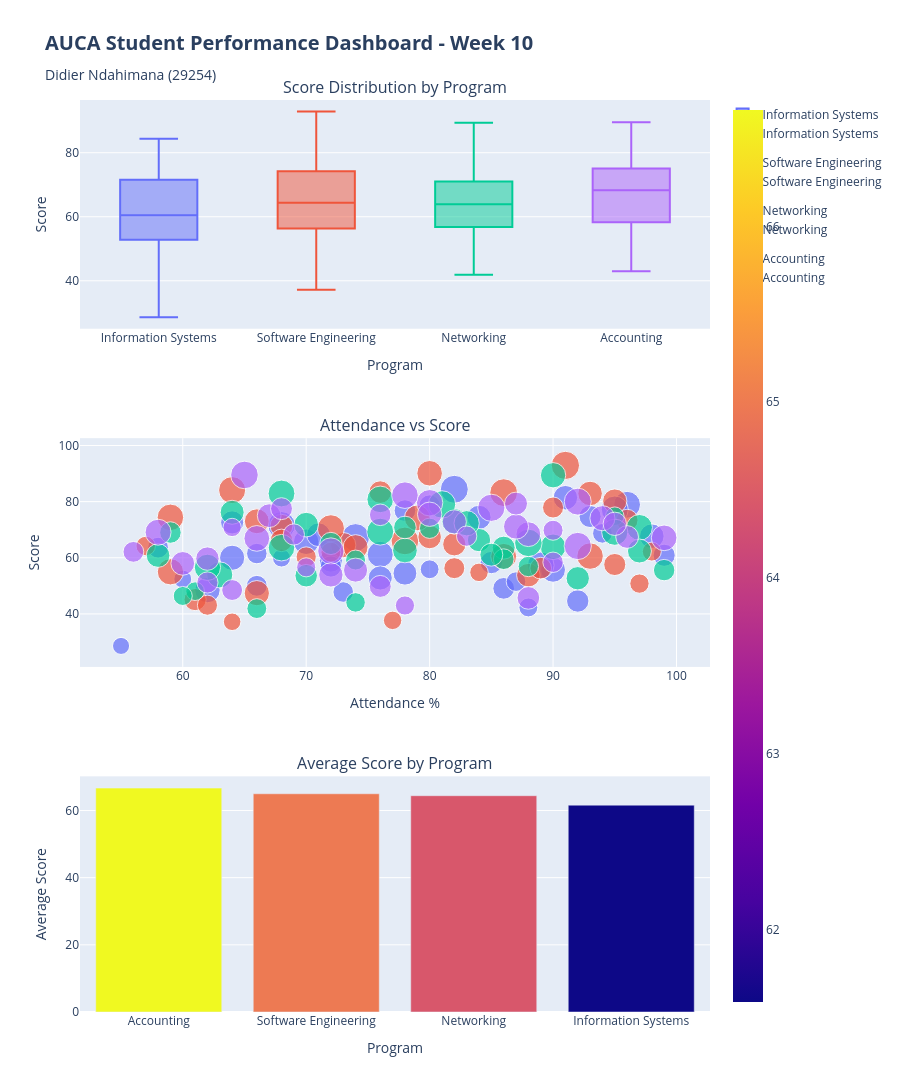

Here is the notebook cell this chart was saved with:
### Markdown cell above
## Part 5: Plotly Dashboard (7 marks)
Create an interactive dashboard with 3 charts and save as HTML

### Code cell
# Create Plotly Dashboard with 3 charts

# Chart 1: Score distribution by program
fig1 = px.box(df, x='program', y='score', color='program',
              title='Score Distribution by Program',
              labels={'score': 'Final Score', 'program': 'Program'})
fig1.update_layout(showlegend=False)

# Chart 2: Attendance vs Score scatter plot
fig2 = px.scatter(df, x='attendance_pct', y='score', 
                  color='program', size='assignments_avg',
                  title='Attendance vs Score (size = assignments average)',
                  labels={'attendance_pct': 'Attendance %', 'score': 'Final Score'},
                  hover_data=['name', 'quiz_avg', 'assignments_avg'])

# Chart 3: Average scores by program
avg_scores = df.groupby('program')['score'].mean().reset_index()
avg_scores = avg_scores.sort_values('score', ascending=False)
fig3 = px.bar(avg_scores, x='program', y='score', 
              color='score', 
              title='Average Score by Program',
              labels={'score': 'Average Score', 'program': 'Program'},
              color_continuous_scale='Viridis')

# Create combined dashboard
from plotly.subplots import make_subplots

dashboard = make_subplots(
    rows=3, cols=1,
    subplot_titles=('Score Distribution by Program', 
                    'Attendance vs Score',
                    'Average Score by Program'),
    row_heights=[0.33, 0.33, 0.34],
    vertical_spacing=0.12
)

# Add traces from each figure
for trace in fig1.data:
    dashboard.add_trace(trace, row=1, col=1)

for trace in fig2.data:
    dashboard.add_trace(trace, row=2, col=1)

for trace in fig3.data:
    dashboard.add_trace(trace, row=3, col=1)

# Update layout
dashboard.update_layout(
    height=1400,
    title_text="<b>AUCA Student Performance Dashboard - Week 10</b><br><sub>Didier Ndahimana (29254)</sub>",
    title_font_size=20,
    showlegend=True
)

# Update axes labels
dashboard.update_xaxes(title_text="Program", row=1, col=1)
dashboard.update_yaxes(title_text="Score", row=1, col=1)

dashboard.update_xaxes(title_text="Attendance %", row=2, col=1)
dashboard.update_yaxes(title_text="Score", row=2, col=1)

dashboard.update_xaxes(title_text="Program", row=3, col=1)
dashboard.update_yaxes(title_text="Average Score", row=3, col=1)

# Save as HTML
dashboard.write_html('class_dashboard.html')

# Show dashboard
dashboard.show()

print("\n✓ Dashboard saved as 'class_dashboard.html'")
print("✓ Please take a screenshot of the dashboard open in your browser!")

### Figure 1 — Plotly figure (JSON) as saved in the notebook; plotly's stock layout.template omitted (floating-point values rounded to 4 significant figures)
{"data": [{"alignmentgroup": "True", "hovertemplate": "Program=%{x}<br>Final Score=%{y}<extra></extra>", "legendgroup": "Information Systems", "marker": {"color": "#636efa"}, "name": "Information Systems", "notched": false, "offsetgroup": "Information Systems", "orientation": "v", "showlegend": true, "type": "box", "x": ["Information Systems", "Information Systems", "Information Systems", "Information Systems", "Information Systems", "Information Systems", "Information Systems", "Information Systems", "Information Systems", "Information Systems", "Information Systems", "Information Systems", "Information Systems", "Information Systems", "Information Systems", "Information Systems", "Information Systems", "Information Systems", "Information Systems", "Information Systems", "Information Systems", "Information Systems", "Information Systems", "Information Systems", "Information Systems", "Information Systems", "Information Systems", "Information Systems", "Information Systems", "Information Systems", "Information Systems", "Information Systems", "Information Systems", "Information Systems", "Information Systems", "Information Systems", "Information Systems", "Information Systems"], "x0": " ", "xaxis": "x", "y": [28.6, 42.3, 47.8, 60.9, 49.1, 59.0, 67.7, 74.4, 65.7, 78.9, 84.4, 59.9, 68.7, 78.6, 50.0, 44.6, 54.5, 60.0, 55.7, 61.2, 71.6, 77.2, 55.9, 61.5, 74.7, 76.8, 72.6, 81.4, 52.8, 48.5, 57.3, 67.2, 52.4, 51.5, 56.9, 63.6, 58.3, 68.2], "y0": " ", "yaxis": "y"}, {"alignmentgroup": "True", "hovertemplate": "Program=%{x}<br>Final Score=%{y}<extra></extra>", "legendgroup": "Software Engineering", "marker": {"color": "#EF553B"}, "name": "Software Engineering", "notched": false, "offsetgroup": "Software Engineering", "orientation": "v", "showlegend": true, "type": "box", "x": ["Software Engineering", "Software Engineering", "Software Engineering", "Software Engineering", "Software Engineering", "Software Engineering", "Software Engineering", "Software Engineering", "Software Engineering", "Software Engineering", "Software Engineering", "Software Engineering", "Software Engineering", "Software Engineering", "Software Engineering", "Software Engineering", "Software Engineering", "Software Engineering", "Software Engineering", "Software Engineering", "Software Engineering", "Software Engineering", "Software Engineering", "Software Engineering", "Software Engineering", "Software Engineering", "Software Engineering", "Software Engineering", "Software Engineering", "Software Engineering", "Software Engineering", "Software Engineering", "Software Engineering", "Software Engineering", "Software Engineering", "Software Engineering", "Software Engineering", "Software Engineering"], "x0": " ", "xaxis": "x", "y": [64.5, 74.4, 83.2, 62.0, 64.2, 77.9, 83.4, 45.1, 53.8, 63.8, 55.0, 60.5, 70.5, 62.2, 54.8, 60.3, 73.4, 64.8, 71.4, 80.2, 90.1, 47.4, 60.6, 66.0, 37.2, 50.8, 56.3, 66.2, 57.6, 67.4, 73.0, 82.9, 74.2, 84.1, 92.9, 37.7, 43.1, 56.3], "y0": " ", "yaxis": "y"}, {"alignmentgroup": "True", "hovertemplate": "Program=%{x}<br>Final Score=%{y}<extra></extra>", "legendgroup": "Networking", "marker": {"color": "#00cc96"}, "name": "Networking", "notched": false, "offsetgroup": "Networking", "orientation": "v", "showlegend": true, "type": "box", "x": ["Networking", "Networking", "Networking", "Networking", "Networking", "Networking", "Networking", "Networking", "Networking", "Networking", "Networking", "Networking", "Networking", "Networking", "Networking", "Networking", "Networking", "Networking", "Networking", "Networking", "Networking", "Networking", "Networking", "Networking", "Networking", "Networking", "Networking", "Networking", "Networking", "Networking", "Networking", "Networking", "Networking", "Networking", "Networking", "Networking", "Networking"], "x0": " ", "xaxis": "x", "y": [52.7, 62.6, 53.9, 63.9, 69.3, 48.1, 56.9, 59.2, 69.0, 63.6, 70.8, 76.2, 89.4, 80.8, 56.6, 65.3, 44.1, 46.4, 59.5, 65.1, 60.8, 66.3, 71.8, 70.8, 73.0, 82.9, 74.8, 70.5, 41.9, 55.6, 61.1, 53.6, 62.4, 72.3, 63.6, 69.1, 79.0], "y0": " ", "yaxis": "y"}, {"alignmentgroup": "True", "hovertemplate": "Program=%{x}<br>Final Score=%{y}<extra></extra>", "legendgroup": "Accounting", "marker": {"color": "#ab63fa"}, "name": "Accounting", "notched": false, "offsetgroup": "Accounting", "orientation": "v", "showlegend": true, "type": "box", "x": ["Accounting", "Accounting", "Accounting", "Accounting", "Accounting", "Accounting", "Accounting", "Accounting", "Accounting", "Accounting", "Accounting", "Accounting", "Accounting", "Accounting", "Accounting", "Accounting", "Accounting", "Accounting", "Accounting", "Accounting", "Accounting", "Accounting", "Accounting", "Accounting", "Accounting", "Accounting", "Accounting", "Accounting", "Accounting", "Accounting", "Accounting", "Accounting", "Accounting", "Accounting", "Accounting", "Accounting", "Accounting"], "x0": " ", "xaxis": "x", "y": [68.3, 67.4, 72.8, 75.0, 74.1, 79.6, 89.5, 64.2, 43.0, 48.5, 58.4, 49.8, 59.7, 68.4, 75.5, 66.9, 80.0, 82.3, 70.8, 69.8, 75.3, 51.2, 45.7, 55.6, 58.0, 71.1, 62.4, 69.1, 77.8, 56.6, 62.1, 67.7, 77.5, 72.1, 79.3, 53.9, 67.1], "y0": " ", "yaxis": "y"}, {"customdata": [["Aline Uwase", 31, 35], ["Patrick Ingabire", 39.3, 42.9], ["Josiane Uwimana", 39.6, 50.8], ["Olivier Nyirahabimana", 47.9, 58.8], ["Clarisse Ishimwe", 48.2, 56.6], ["Alexis Niyibizi", 56.5, 64.5], ["Honorine Mutesi", 56.8, 72.4], ["Fidele Ntawukuriryayo", 65.1, 70.2], ["Nadine Ikirezi", 65.3, 78.1], ["Modeste Keza", 73.7, 86], ["Angelique Niyonzima", 73.9, 94], ["Damascene Mugisha", 82.2, 38.8], ["Gaudence Ndayisenga", 82.5, 46.7], ["Leandre Twagirimana", 90.8, 54.6], ["Seraphine Hakizimana", 35.1, 52.4], ["Eric Uwizeyimana", 35.3, 60.3], ["Sandrine Karangwa", 43.7, 68.2], ["Yves Munyaneza", 43.9, 76.2], ["Solange Nshimiyimana", 52.2, 74], ["David Maniraguha", 52.5, 81.9], ["Alice Mukamana", 60.8, 89.8], ["Celestin Umutoni", 61.1, 87.6], ["Liliane Mukeshimana", 69.4, 42.5], ["Innocent Byiringiro", 69.7, 50.5], ["Providence Rukundo", 78, 58.4], ["Aimable Nkurunziza", 78.2, 56.2], ["Esperance Mukandayisenga", 86.6, 64.1], ["Faustin Uwituze", 86.8, 72], ["Marie Umuhoza", 31.1, 69.8], ["Protais Cyusa", 39.4, 77.8], ["Aline Ingabire", 39.7, 85.7], ["Patrick Uwimana", 48, 93.6], ["Josiane Nyirahabimana", 48.2, 38.4], ["Olivier Ishimwe", 56.6, 46.3], ["Clarisse Niyibizi", 56.8, 54.2], ["Alexis Mutesi", 65.2, 52], ["Honorine Ntawukuriryayo", 65.4, 60], ["Fidele Ndagijimana", 73.8, 67.9]], "hovertemplate": "program=Information Systems<br>Attendance %=%{x}<br>Final Score=%{y}<br>assignments_avg=%{customdata[2]}<br>name=%{customdata[0]}<br>quiz_avg=%{customdata[1]}<extra></extra>", "legendgroup": "Information Systems", "marker": {"color": "#636efa", "size": [35.0, 42.9, 50.8, 58.8, 56.6, 64.5, 72.4, 70.2, 78.1, 86.0, 94.0, 38.8, 46.7, 54.6, 52.4, 60.3, 68.2, 76.2, 74.0, 81.9, 89.8, 87.6, 42.5, 50.5, 58.4, 56.2, 64.1, 72.0, 69.8, 77.8, 85.7, 93.6, 38.4, 46.3, 54.2, 52.0, 60.0, 67.9], "sizemode": "area", "sizeref": 0.24, "symbol": "circle"}, "mode": "markers", "name": "Information Systems", "orientation": "v", "showlegend": true, "type": "scatter", "x": [55, 88, 73, 99, 86, 72, 98, 84, 70, 96, 82, 68, 94, 80, 66, 92, 78, 64, 90, 76, 68, 95, 80, 66, 93, 78, 64, 91, 76, 62, 89, 74, 60, 87, 72, 58, 85, 71], "xaxis": "x2", "y": [28.6, 42.3, 47.8, 60.9, 49.1, 59.0, 67.7, 74.4, 65.7, 78.9, 84.4, 59.9, 68.7, 78.6, 50.0, 44.6, 54.5, 60.0, 55.7, 61.2, 71.6, 77.2, 55.9, 61.5, 74.7, 76.8, 72.6, 81.4, 52.8, 48.5, 57.3, 67.2, 52.4, 51.5, 56.9, 63.6, 58.3, 68.2], "yaxis": "y2"}, {"customdata": [["Eric Iradukunda", 61.1, 76.7], ["Sandrine Byiringiro", 69.4, 84.6], ["Yves Rukundo", 69.7, 92.6], ["Solange Nkurunziza", 78, 47.5], ["David Mukandayisenga", 78.2, 45.3], ["Alice Uwituze", 86.6, 53.2], ["Celestin Umuhoza", 86.8, 61.1], ["Liliane Cyusa", 39.2, 58.9], ["Innocent Ingabire", 39.4, 66.9], ["Providence Uwimana", 47.8, 74.8], ["Aimable Nyirahabimana", 48, 82.7], ["Esperance Ishimwe", 48.2, 80.5], ["Faustin Niyibizi", 56.6, 88.4], ["Marie Mutesi", 56.8, 43.3], ["Protais Ntawukuriryayo", 65.2, 41.1], ["Aline Ikirezi", 65.4, 49.1], ["Patrick Keza", 73.8, 57], ["Josiane Niyonzima", 74, 64.9], ["Olivier Mugisha", 82.3, 62.7], ["Clarisse Ndayisenga", 82.6, 70.6], ["Alexis Twagirimana", 90.9, 78.5], ["Honorine Hakizimana", 35.2, 76.4], ["Fidele Mbarushimana", 43.5, 84.3], ["Nadine Karangwa", 43.8, 92.2], ["Modeste Munyaneza", 44, 37], ["Angelique Nshimiyimana", 52.3, 44.9], ["Damascene Maniraguha", 52.6, 52.8], ["Gaudence Mukamana", 60.9, 60.8], ["Leandre Umutoni", 61.2, 58.6], ["Seraphine Mukeshimana", 69.5, 66.5], ["Eric Byiringiro", 69.8, 74.4], ["Sandrine Rukundo", 78.1, 72.2], ["Yves Nkurunziza", 78.3, 80.1], ["Solange Mukandayisenga", 86.7, 88], ["David Uwituze", 86.9, 96], ["Alice Umuhoza", 39.2, 40.8], ["Celestin Cyusa", 39.5, 48.7], ["Liliane Habimana", 47.8, 56.6]], "hovertemplate": "program=Software Engineering<br>Attendance %=%{x}<br>Final Score=%{y}<br>assignments_avg=%{customdata[2]}<br>name=%{customdata[0]}<br>quiz_avg=%{customdata[1]}<extra></extra>", "legendgroup": "Software Engineering", "marker": {"color": "#EF553B", "size": [76.7, 84.6, 92.6, 47.5, 45.3, 53.2, 61.1, 58.9, 66.9, 74.8, 82.7, 80.5, 88.4, 43.3, 41.1, 49.1, 57.0, 64.9, 62.7, 70.6, 78.5, 76.4, 84.3, 92.2, 37.0, 44.9, 52.8, 60.8, 58.6, 66.5, 74.4, 72.2, 80.1, 88.0, 96.0, 40.8, 48.7, 56.6], "sizemode": "area", "sizeref": 0.24, "symbol": "circle"}, "mode": "markers", "name": "Software Engineering", "orientation": "v", "showlegend": true, "type": "scatter", "x": [73, 59, 86, 72, 57, 90, 76, 61, 88, 74, 59, 86, 72, 98, 84, 70, 96, 82, 68, 95, 80, 66, 93, 78, 64, 97, 82, 68, 95, 80, 66, 93, 79, 64, 91, 77, 62, 89], "xaxis": "x2", "y": [64.5, 74.4, 83.2, 62.0, 64.2, 77.9, 83.4, 45.1, 53.8, 63.8, 55.0, 60.5, 70.5, 62.2, 54.8, 60.3, 73.4, 64.8, 71.4, 80.2, 90.1, 47.4, 60.6, 66.0, 37.2, 50.8, 56.3, 66.2, 57.6, 67.4, 73.0, 82.9, 74.2, 84.1, 92.9, 37.7, 43.1, 56.3], "yaxis": "y2"}, {"customdata": [["Diane Uwizeyimana", 35.2, 65.5], ["Emmanuel Karangwa", 43.5, 73.4], ["Chantal Munyaneza", 43.8, 81.3], ["Fabrice Nshimiyimana", 52.1, 79.1], ["Beata Maniraguha", 52.3, 87], ["Bonaventure Mukamana", 60.7, 41.9], ["Jeanette Umutoni", 60.9, 49.9], ["Gilbert Iradukunda", 61.2, 47.7], ["Olive Byiringiro", 69.5, 55.6], ["Theoneste Rukundo", 69.8, 63.5], ["Claudine Nkurunziza", 78.1, 61.3], ["Evariste Mukandayisenga", 78.3, 69.2], ["Jacqueline Uwituze", 86.7, 77.1], ["Norbert Umuhoza", 86.9, 85.1], ["Valentine Cyusa", 39.2, 82.9], ["Jean Bosco Ingabire", 39.5, 90.8], ["Grace Uwimana", 47.8, 45.7], ["Claude Nyirahabimana", 48.1, 43.5], ["Immaculee Ishimwe", 56.4, 51.4], ["Samuel Niyibizi", 56.7, 59.4], ["Divine Mutesi", 65, 67.3], ["Deogratias Ntawukuriryayo", 65.2, 65.1], ["Mediatrice Ikirezi", 65.5, 73], ["Janvier Keza", 73.8, 80.9], ["Vestine Niyonzima", 74.1, 78.7], ["Callixte Mugisha", 82.4, 86.6], ["Francoise Ndayisenga", 82.7, 41.6], ["Gratien Twagirimana", 91, 49.5], ["Pascaline Hakizimana", 35.2, 47.3], ["Sylvestre Mbarushimana", 43.6, 55.2], ["Diane Karangwa", 43.8, 63.1], ["Emmanuel Munyaneza", 52.2, 60.9], ["Chantal Nshimiyimana", 52.4, 68.9], ["Fabrice Maniraguha", 60.8, 76.8], ["Beata Mukamana", 61, 84.7], ["Bonaventure Umutoni", 61.2, 82.5], ["Jeanette Mukeshimana", 69.6, 90.4]], "hovertemplate": "program=Networking<br>Attendance %=%{x}<br>Final Score=%{y}<br>assignments_avg=%{customdata[2]}<br>name=%{customdata[0]}<br>quiz_avg=%{customdata[1]}<extra></extra>", "legendgroup": "Networking", "marker": {"color": "#00cc96", "size": [65.5, 73.4, 81.3, 79.1, 87.0, 41.9, 49.9, 47.7, 55.6, 63.5, 61.3, 69.2, 77.1, 85.1, 82.9, 90.8, 45.7, 43.5, 51.4, 59.4, 67.3, 65.1, 73.0, 80.9, 78.7, 86.6, 41.6, 49.5, 47.3, 55.2, 63.1, 60.9, 68.9, 76.8, 84.7, 82.5, 90.4], "sizemode": "area", "sizeref": 0.24, "symbol": "circle"}, "mode": "markers", "name": "Networking", "orientation": "v", "showlegend": true, "type": "scatter", "x": [92, 78, 63, 90, 76, 61, 88, 74, 59, 86, 78, 64, 90, 76, 62, 88, 74, 60, 86, 72, 58, 84, 70, 97, 82, 68, 95, 80, 66, 99, 85, 70, 97, 83, 68, 95, 81], "xaxis": "x2", "y": [52.7, 62.6, 53.9, 63.9, 69.3, 48.1, 56.9, 59.2, 69.0, 63.6, 70.8, 76.2, 89.4, 80.8, 56.6, 65.3, 44.1, 46.4, 59.5, 65.1, 60.8, 66.3, 71.8, 70.8, 73.0, 82.9, 74.8, 70.5, 41.9, 55.6, 61.1, 53.6, 62.4, 72.3, 63.6, 69.1, 79.0], "yaxis": "y2"}, {"customdata": [["Jean Bosco Ikirezi", 65.2, 54.2], ["Grace Keza", 73.6, 62.1], ["Claude Niyonzima", 73.8, 70], ["Immaculee Mugisha", 74.1, 67.8], ["Samuel Ndayisenga", 82.4, 75.8], ["Divine Twagirimana", 82.7, 83.7], ["Deogratias Hakizimana", 91, 91.6], ["Mediatrice Uwizeyimana", 35.2, 89.4], ["Janvier Karangwa", 43.6, 44.3], ["Vestine Munyaneza", 43.8, 52.2], ["Callixte Nshimiyimana", 52.2, 50], ["Francoise Maniraguha", 52.4, 58], ["Gratien Mukamana", 60.8, 65.9], ["Pascaline Umutoni", 61, 73.8], ["Sylvestre Mukeshimana", 69.3, 71.6], ["Diane Byiringiro", 69.6, 79.5], ["Emmanuel Rukundo", 77.9, 87.4], ["Chantal Nkurunziza", 78.2, 85.2], ["Fabrice Mukandayisenga", 78.4, 40.2], ["Beata Uwituze", 86.8, 48.1], ["Bonaventure Umuhoza", 87, 56], ["Jeanette Cyusa", 39.3, 53.8], ["Gilbert Ingabire", 39.6, 61.7], ["Olive Uwimana", 47.9, 69.6], ["Theoneste Nyirahabimana", 48.2, 67.5], ["Claudine Ishimwe", 56.5, 75.4], ["Evariste Niyibizi", 56.8, 83.3], ["Jacqueline Mutesi", 65.1, 81.1], ["Norbert Ntawukuriryayo", 65.3, 89], ["Valentine Ndagijimana", 73.7, 43.9], ["Jean Bosco Keza", 73.9, 51.9], ["Grace Niyonzima", 74.2, 49.7], ["Claude Mugisha", 82.5, 57.6], ["Immaculee Ndayisenga", 82.8, 65.5], ["Samuel Twagirimana", 91.1, 63.3], ["Divine Hakizimana", 35.3, 71.2], ["Deogratias Mbarushimana", 43.7, 79.1]], "hovertemplate": "program=Accounting<br>Attendance %=%{x}<br>Final Score=%{y}<br>assignments_avg=%{customdata[2]}<br>name=%{customdata[0]}<br>quiz_avg=%{customdata[1]}<extra></extra>", "legendgroup": "Accounting", "marker": {"color": "#ab63fa", "size": [54.2, 62.1, 70.0, 67.8, 75.8, 83.7, 91.6, 89.4, 44.3, 52.2, 50.0, 58.0, 65.9, 73.8, 71.6, 79.5, 87.4, 85.2, 40.2, 48.1, 56.0, 53.8, 61.7, 69.6, 67.5, 75.4, 83.3, 81.1, 89.0, 43.9, 51.9, 49.7, 57.6, 65.5, 63.3, 71.2, 79.1], "sizemode": "area", "sizeref": 0.24, "symbol": "circle"}, "mode": "markers", "name": "Accounting", "orientation": "v", "showlegend": true, "type": "scatter", "x": [69, 96, 82, 67, 94, 80, 65, 92, 78, 64, 90, 76, 62, 88, 80, 66, 92, 78, 64, 90, 76, 62, 88, 74, 60, 87, 72, 58, 85, 70, 56, 83, 68, 95, 87, 72, 99], "xaxis": "x2", "y": [68.3, 67.4, 72.8, 75.0, 74.1, 79.6, 89.5, 64.2, 43.0, 48.5, 58.4, 49.8, 59.7, 68.4, 75.5, 66.9, 80.0, 82.3, 70.8, 69.8, 75.3, 51.2, 45.7, 55.6, 58.0, 71.1, 62.4, 69.1, 77.8, 56.6, 62.1, 67.7, 77.5, 72.1, 79.3, 53.9, 67.1], "yaxis": "y2"}, {"hovertemplate": "Program=%{x}<br>Average Score=%{marker.color}<extra></extra>", "legendgroup": "", "marker": {"color": [66.66, 64.98, 64.4, 61.59], "coloraxis": "coloraxis", "pattern": {"shape": ""}}, "name": "", "orientation": "v", "showlegend": false, "textposition": "auto", "type": "bar", "x": ["Accounting", "Software Engineering", "Networking", "Information Systems"], "xaxis": "x3", "y": [66.66, 64.98, 64.4, 61.59], "yaxis": "y3"}], "layout": {"annotations": [{"font": {"size": 16}, "showarrow": false, "text": "Score Distribution by Program", "x": 0.5, "xanchor": "center", "xref": "paper", "y": 1, "yanchor": "bottom", "yref": "paper"}, {"font": {"size": 16}, "showarrow": false, "text": "Attendance vs Score", "x": 0.5, "xanchor": "center", "xref": "paper", "y": 0.6292, "yanchor": "bottom", "yref": "paper"}, {"font": {"size": 16}, "showarrow": false, "text": "Average Score by Program", "x": 0.5, "xanchor": "center", "xref": "paper", "y": 0.2584, "yanchor": "bottom", "yref": "paper"}], "height": 1400, "showlegend": true, "title": {"font": {"size": 20}, "text": "<b>AUCA Student Performance Dashboard - Week 10</b><br><sub>Didier Ndahimana (29254)</sub>"}, "xaxis": {"anchor": "y", "domain": [0, 1], "title": {"text": "Program"}}, "xaxis2": {"anchor": "y2", "domain": [0, 1], "title": {"text": "Attendance %"}}, "xaxis3": {"anchor": "y3", "domain": [0, 1], "title": {"text": "Program"}}, "yaxis": {"anchor": "x", "domain": [0.7492, 1], "title": {"text": "Score"}}, "yaxis2": {"anchor": "x2", "domain": [0.3784, 0.6292], "title": {"text": "Score"}}, "yaxis3": {"anchor": "x3", "domain": [0, 0.2584], "title": {"text": "Average Score"}}}}
